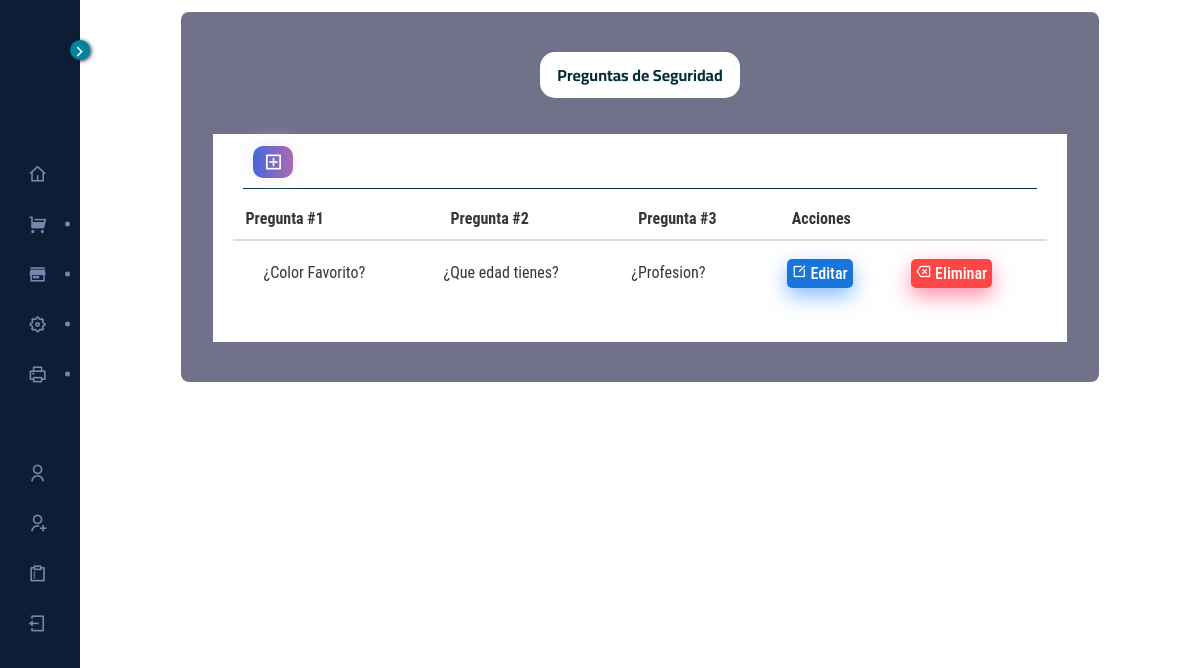
The app's page /preguntas.php (signed in) with its own data.
### tables this page shows
CREATE TABLE `preguntas` (
  `id` int(255) NOT NULL AUTO_INCREMENT,
  `pregunta1` varchar(255) NOT NULL,
  `respuesta1` varchar(255) NOT NULL,
  `pregunta2` varchar(255) NOT NULL,
  `respuesta2` varchar(255) NOT NULL,
  `pregunta3` varchar(255) NOT NULL,
  `respuesta3` varchar(255) NOT NULL,
  `usuario` varchar(255) NOT NULL,
  PRIMARY KEY (`id`)
);

### preguntas.php (the view, shortened to what this page needs)
<?php
$usuario = $_SESSION["usuario"];
 ?>
<!DOCTYPE html>
<html lang="zxx">
<head>
    <link rel="stylesheet" href="css/bootstrap.min.css" type="text/css">
    <link rel="stylesheet" href="css/font-awesome.min.css" type="text/css">
    <link rel="stylesheet" href="css/elegant-icons.css" type="text/css">
    <link rel="stylesheet" href="css/nice-select.css" type="text/css">
    <link rel="stylesheet" href="css/jquery-ui.min.css" type="text/css">
    <link rel="stylesheet" href="css/owl.carousel.min.css" type="text/css">
    <link rel="stylesheet" href="css/slicknav.min.css" type="text/css">
    <link rel="stylesheet" href="css/style.css" type="text/css">
    <link rel="stylesheet" href="css/sidebarsystem.css" type="text/css">
    <link rel="stylesheet" href="css/layout.css">
    <link rel="stylesheet" href="css/remixicon.css">
    <link rel="stylesheet" href="css/tablastyle.css">
<link rel="stylesheet" type="text/css" href="DataTables/Bulma-0.9.2/css/bulma.min.css"/>
<link rel="stylesheet" type="text/css" href="DataTables/datatables.min.css"/>
<link rel="stylesheet" href="datatables/Responsive-2.2.9/css/responsive.foundation.min.css">
</head>
<body>
     <?php require('./layout/sidebarsystem.php')  ?>
      <div class="layout">
        <main class="content">
          <div class="contenedor2">
          <div class="container__section">
<p class="header__title">Preguntas de Seguridad</p>
<div class="container__section-table">
    <div class="datatable-header">
                    <div class="tools">
                        <ul>
                            <li>
                                <a href="preguntas2.php"><button><i class="ri-add-box-line"></i></button></a>
                            </li>
                        </ul>
                    </div>
                </div>
    <table id="myTable" class="table is-striped datatable" style="width: 100%;">
        <thead>
            <tr>
                <th>Pregunta #1</th>
                <th>Pregunta #2</th>
                <th>Pregunta #3</th>
                <th>Acciones</th>
                <th></th>
            </tr>
        </thead>
        <tbody>
                <?php
                        $conexion=mysqli_connect('localhost','root','','delmary');
                        $sql="SELECT * FROM preguntas WHERE usuario='$usuario'";
                        $result=mysqli_query($conexion,$sql);
                        while($mostrar=mysqli_fetch_array($result)){
                            $id = $mostrar['id'];
                            $pregunta1 = $mostrar['pregunta1'];
                            $pregunta2 = $mostrar['pregunta2'];
                            $pregunta3 = $mostrar['pregunta3'];
                        ?>
            <tr>
                <td><?php echo $pregunta1 ?></td>
                <td><?php echo $pregunta2 ?></td>
                <td><?php echo $pregunta3 ?></td>
                <?php echo "<td><a href='preguntasedit.php?id=$id'class='edit'><i class='ri-edit-box-line'></i> Editar</a></td>";?>
                <?php echo "<td><a href='preguntasdelete.php?id=$id'class='drop'><i class='ri-delete-back-2-line'></i> Eliminar</a></td>";?>
            </tr>
<?php } ?>
        </tbody>
    </table>
</div>
</div>
</div>
            </div>
</body>
</html>

### css/style.css (style rules this page uses)
html, body { height: 100%; font-family: "Cairo", sans-serif; -webkit-font-smoothing: antialiased; font-smoothing: antialiased; }
h1, h2, h3, h4, h5, h6, { margin: 0; color: #111111; font-weight: 400; font-family: "Cairo", sans-serif; }
p { font-size: 16px; font-family: "Cairo", sans-serif; color: #6f6f6f; font-weight: 400; line-height: 26px; margin: 0 0 15px 0; }
ul, ol { padding: 0; margin: 0; }

### css/sidebarsystem.css (style rules this page uses)
:root { --font-color: rgb(68, 68, 68); --blank-color: #fff; --active-color: rgb(0, 255, 200); --primary-color: rgb(2, 46, 60); --secondary-color: rgb(48, 145, 140); --third-color: rgb(229, 255, 0); --transition-05: all 0.5s ease; --transition-03: all 0.3s ease; --input-select: rgba(0, 0, 0, 0.063); --input-select2: rgba(191, 186, 186, 0.08); }
.layout { z-index: 1; }
.layout .content { padding: 12px 50px; display: flex; flex-direction: column; }
* { box-sizing: border-box; }
body { margin: 0; height: 100vh; font-family: "Poppins", sans-serif; color: #3f4750; font-size: 0.9rem; background-image: url('../img/background.png'); overflow: hidden; }
a { text-decoration: none; }
.contenedor2 { margin: 0 auto; background-color: rgba(19, 20, 59, 0.6); width: 90%; height: auto; border-radius: 8px; }

### css/layout.css (style rules this page uses)
.layout { min-height: 100%; display: -webkit-box; display: -ms-flexbox; display: flex; -webkit-box-orient: vertical; -webkit-box-direction: normal; -ms-flex-direction: column; flex-direction: column; position: relative; -webkit-box-flex: 1; -ms-flex-positive: 1; flex-grow: 1; }
.layout .content { -webkit-box-flex: 1; -ms-flex-positive: 1; flex-grow: 1; }
.layout.fixed-sidebar .sidebar ~ .layout { height: 100%; overflow: auto; }

### css/tablastyle.css (style rules this page uses)
* { margin: 0; padding: 0; box-sizing: border-box; font-family: "Roboto Condensed", sans-serif; }
:root { --font-size1: 12px; --font-size2: 18px; --font-size3: 20px; --font-color: rgb(68, 68, 68); --blank-color: #fff; --active-color: rgb(0, 255, 200); --primary-color: rgb(2, 46, 60); --secondary-color: rgb(48, 145, 140); --secondary-color2: rgb(15, 44, 43); --third-color: rgb(232, 255, 22); --input-select: rgba(0, 0, 0, 0.063); --transition-05: all 0.5s ease; --transition-03: all 0.3s ease; }
.header__title { margin: 0 auto; text-align: center; font-weight: bold; background-color: #fff; padding: 10px 10px; width: 200px; color: rgb(2, 46, 60); border-radius: 15px; }
.container__section { padding: 40px 10px; width: 100%; box-sizing: border-box; display: flex; flex-direction: column; gap: 20px; }
.container__section .tools i { font-size: 20px; }
.datatable i { font-size: 32px; }
.container__section-table { background-color: var(--blank-color); color: var(--font-color); width: 95%; padding: 20px; margin: auto; box-sizing: border-box; font-size: var(--font-size1); }
.container__section-table .datatable { width: 100%; font-size: 16px; overflow-x: hidden; }
.datatable td { padding: 20px 5px !important; }
.datatable td:first-child { padding: 20px 5px 20px 30px !important; }
.datatable-header { display: flex; align-items: baseline; border-bottom: solid 1px var(--primary-color); padding: 12px; margin: 10px; }
.datatable-header .tools { width: 70%; }
.datatable-header .tools ul { margin: 0; padding: 0; display: flex; justify-content: start; align-items: baseline; }
.datatable-header .tools li { display: inline; text-transform: none; align-items: baseline; }
.datatable-header .tools ul li button { background-image: linear-gradient(to right, #4568DC 0%, #B06AB3 51%, #4568DC 100%); margin: -30px -5%; padding: 1px 10px; text-align: center; text-transform: uppercase; transition: 0.5s; background-size: 200% auto; color: white; box-shadow: 0 0 20px #eee; border-radius: 10px; display: block; border: none; font-size: 10px; }
.edit, .drop, .pdfview { border-radius: 5px; color: var(--blank-color); text-align: center; padding: 5px; margin: 2px; font-weight: 550; }
.edit { background-color: rgba(0, 103, 213, 0.907); color: var(--blank-color); -webkit-box-shadow: 0px 8px 20px 0px rgba(16, 123, 255, 0.5); box-shadow: 0px 8px 20px 0px rgba(16, 123, 255, 0.5); transition: var(--transition-03); }
.edit i { font-size: 15px; }
.drop { background-color: rgb(255, 70, 70); color: var(--blank-color); -webkit-box-shadow: 0px 8px 20px 0px rgba(255, 28, 85, 0.5); box-shadow: 0px 8px 20px 0px rgba(255, 28, 85, 0.5); }
.drop i { font-size: 15px; }

### records on screen
preguntas: pregunta1 "¿Color Favorito?", pregunta2 "¿Que edad tienes?", pregunta3 "¿Profesion?"
